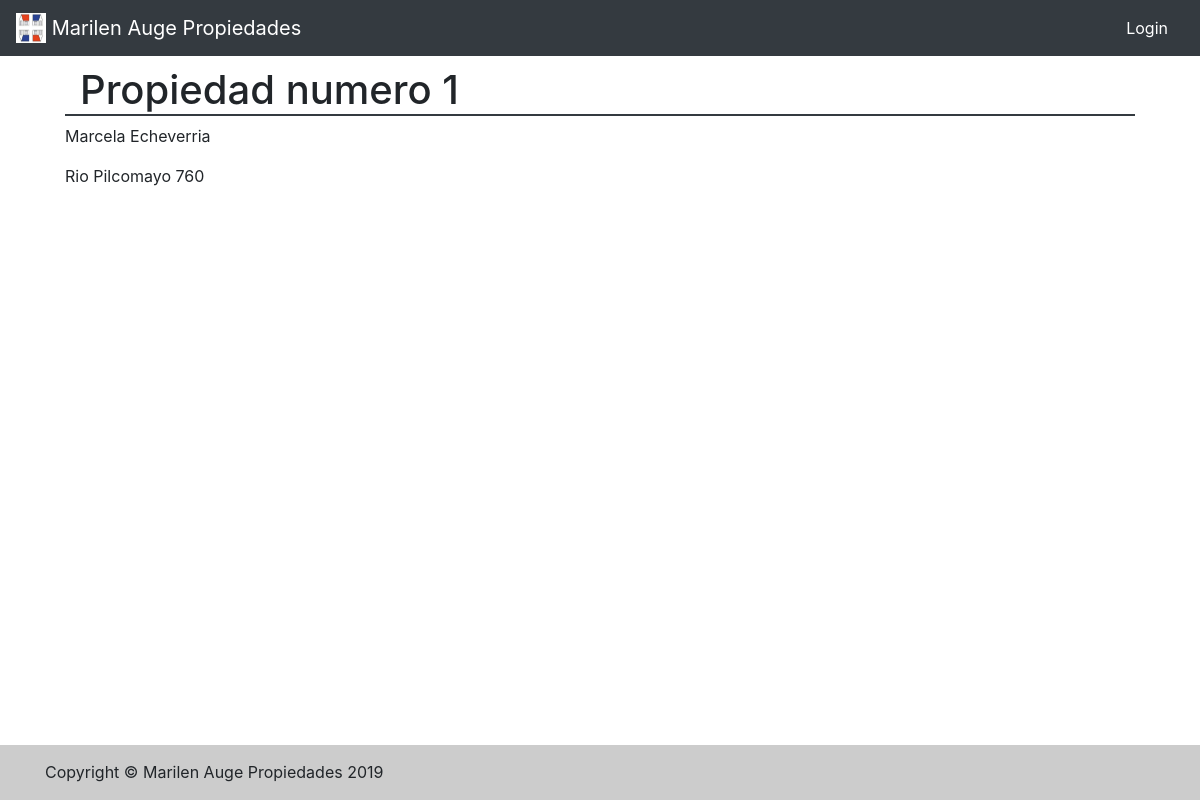
Page /propiedad/1/ on the committed database.
### main/models.py (models this page shows, shortened)
class Propiedad(models.Model):
    cliente = models.ForeignKey(Cliente, on_delete=models.CASCADE)
    en_venta = models.BooleanField(blank=True)
    apto_credito = models.BooleanField()
    apto_profesional = models.BooleanField()
    CP = models.PositiveIntegerField()
    localidad = models.CharField(max_length=30)
    partido = models.CharField(max_length=30)
    direccion = models.CharField(max_length=30)
    entre = models.CharField(max_length=70, blank=True)
    numero = models.PositiveIntegerField()
    antiguedad = models.PositiveIntegerField(blank=True)
    plano = models.BooleanField()
    superficie_total = models.PositiveIntegerField()
    superficie_semicubierta = models.PositiveIntegerField()
    superficie_cubierta = models.PositiveIntegerField()
    superficie_descubierta = models.PositiveIntegerField()
    medida_frente = models.PositiveIntegerField(blank=True, default='')
    ambientes = models.PositiveIntegerField()
    dormitorios = models.PositiveIntegerField()
    banos = models.PositiveIntegerField()
    cochera = models.BooleanField()
    gas = models.BooleanField(blank=True)
    cloacas = models.BooleanField(blank=True)
    asfalto = models.BooleanField(blank=True)
    agua_corriente = models.BooleanField(blank=True)
    foto = models.ImageField(upload_to=upload_location, blank=True, null=True)
    publicada = models.DateField(default=timezone.now)
    descripcion = models.TextField(max_length=300, default='', blank=True)
    orientaciones = (
        ('n', 'Nor'),
        ('s', 'Sur'),
        ('e', 'Este'),
        ('o', 'Oeste'),
        ('no', 'Noroeste'),
        ('so', 'Sudoeste'),
    )
    zonificaciones = (
        ('u', 'Urbana'),
        ('r', 'Rural'),
        ('s', 'Semiurbana'),
    )
    orientacion = models.CharField(max_length=1, choices=orientaciones, blank=True, default='s',
                                   help_text='Orientacion del Inmueble')
    zonificacion = models.CharField(max_length=1, choices=zonificaciones, blank=True, default='c',
                                    help_text='Zonificacion del Inmueble')
    class Meta:
        verbose_name_plural = "propiedades"
    def __str__(self):
        return '%s %s' % (self.direccion, self.numero)

class Cliente(models.Model):
    nombre = models.CharField(max_length=30)
    apellido = models.CharField(max_length=30)
    busca_ambientes = models.PositiveIntegerField(null=True, blank=True, default=1)
    busca_precio = models.PositiveIntegerField(null=True, blank=True, default=1)
    busca_localidad = models.CharField(max_length=30, null=True, blank=True, default='San Miguel')
    class Meta:
        verbose_name_plural = "clientes"
    def __str__(self):
        return '%s %s' % (self.nombre, self.apellido)

### main/views.py (the view)
# urls.py: path('propiedad/<int:pk>/', views.detallePropiedad, name='detalle_propiedad'),
def detallePropiedad(request, **kwargs):
    pk = kwargs.get("pk")
    propiedad = Propiedad.objects.get(pk=pk)
    precio = Propiedad_Precio.objects.filter(propiedad=propiedad.pk).order_by('fecha').last()
    context = {
        'propiedad': propiedad,
        'precio': precio,
    }
    return render(request, 'main/mostrar_propiedad.html', context)

### templates/main/mostrar_propiedad.html (shortened to what this page needs)
{% extends 'main/base.html' %}
{% block breadcrumb %}  Propiedad numero {{ propiedad.id }} {% endblock %}
{% block content %}
    <p>{{ propiedad.cliente }}</p>
    <p>{{ propiedad}}</p>
{% endblock %}

### static/css/app.css (style rules this page uses)
body { display: flex; flex-direction: column; min-height: 100vh; }

### rows in the picture
Propiedad: id "1", cliente "Marcela Echeverria", direccion+numero "Rio Pilcomayo 760"
